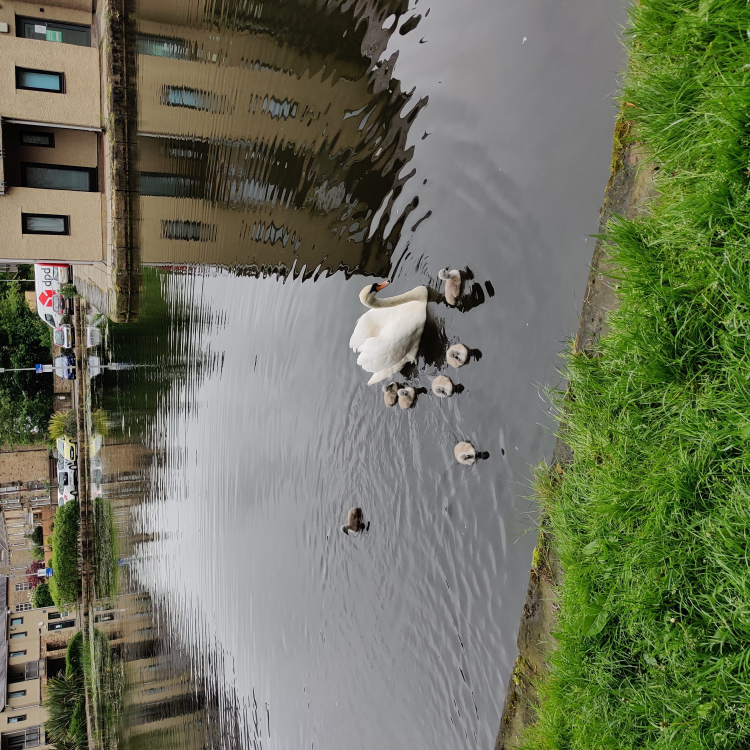
#> input picture Swans.jpg, 3000 x 3000 px, found by its file name (shown at 1/4 size)
$ jupyter execute --allow-errors Numpy_Pandas.ipynb
#> lines starting #> are read from the running program, lines starting #| are printed output that depends on the picture
<h1>Numpy</h1>

[Numpy](https://numpy.org/doc/stable/user/absolute_beginners.html) is a package containing a myriad of mathematical methods that can easily be implemented in your code or, at the very least, much easier than creating all those methods by hand. As the authors say, numpy is "the fundamental package for scientific computing in Python".<br>

Expect to use Numpy in a daily basis for any roles that involves mathematics for example when creating simulations or processing data as numpy is incredibly powerful to process [arrays](https://www.w3schools.com/python/python_arrays.asp).<br>

First let's import numpy

[cell 1]
# How do we import a package again?
import numpy as np

[cell 2]
np

[cell 3]
np.add

[cell 4]
np.add(2,1)

It is also possible to import one specific method of a package. For example:

[cell 5]
# Can we import only one specific method of a package?
from numpy import add

[cell 6]
add(2,1)

[cell 7]
add = 1

[cell 8]
add

You can also import all the methods in a package at once:

[cell 9]
from numpy import *

Question: which is the best way to import packages? Is there such a thing? <br>

After answering this question let us reset the kernel and pick up from hear to clear our many definitions of numpy above.<br>

Let us start by creating two arrays that we can operate with.

[cell 10]
# Reboot the kernal and start running from here.
# Or not! But keep an eye out for possible "interferences".
import numpy as np

[cell 11]
# To create a numpy array we pick a list and access the array method from the defined np:
test_array1 = np.array([1,2,3,4,5,6]) # The list itself is the first argument of the function.
test_array2 = np.array([2,2,2,2,2,2])

Question: Can you fit objects of different data types on a numpy array?

[cell 12]
test_arrayyyyyy = np.array([1,'Cat',3,4,5,6])

Exercise: slice an array to select only a subsection of its elements.

[cell 13]
# Here are "my" solutions:

test_a1 = np.array([1, 2, 3, 4, 5, 6])
test_a2 = np.array([2, 2, 2, 2, 2, 2])
#first element of array
print(test_a1[0])
#last element of array
print(test_a1[-1])
#last 3 elements of array
print(test_a1[-3:])
#First 3.
print(test_a1[:3])
# From index 1 to 3.
print(test_a1[1:3])

[cell 14]
print(test_a1[:-1])

[cell 15]
type(test_a1)

[cell 16]
test_a1

[cell 17]
test_arrayyyyyy

Let's have a look at the [documentation](https://numpy.org/doc/stable/reference/generated/numpy.array.html) of these methods and compare with what we discussed about functions. <br>

Then, lets add those two arrays together and see the output.

[cell 18]
np.add(test_array1,test_array2)

[cell 19]
print(test_array1)
print(test_array2)
print(np.add(test_array1,test_array2))

Question: Can you simply use "+" to add those two arrays instead of numpy add?

[cell 20]
test_array1+test_array2

The same can be done with 2d arrays.

[cell 21]
test_array_2d_1 = np.array([[1,2,3],[4,5,6]])
test_array_2d_2 = np.array([[2,2,2],[2,2,2]])

[cell 22]
np.add(test_array_2d_1, test_array_2d_2)

[cell 23]
print(test_array_2d_1)
print(test_array_2d_2)
print(np.add(test_array_2d_1, test_array_2d_2))

Question: How can you subtract two arrays using numpy?

[cell 24]
np.subtract(test_array_2d_1, test_array_2d_2)

[cell 25]
test_array_2d_1-test_array_2d_2

[cell 26]
np.add(test_array_2d_1, -1*test_array_2d_2)

[cell 27]
test_array_2d_1*10

Question: Will the following operation work? why?

#> (a cell that did not finish here is left out)

Checking the shape of an array can be done in a fairly straightforward way,

[cell 29]
np.shape(test_array_2d_1)

[cell 30]
test_array_2d_1.shape

Question: What will then the following operation do?

[cell 31]
# First ask yourself what is happening here.
100 + test_array1

Arrays can also me multiplied by scalars

[cell 32]
np.multiply(test_array1,2)

[cell 33]
np.multiply(test_array1,2)*2

[cell 34]
2*test_array1

Or multiplied by each other

[cell 35]
np.multiply(test_array2,test_array1)

[cell 36]
test_array2/test_array1

#> (a cell that did not finish here is left out)

Finding where a specific information is in the array can also be incredibly useful as it allows, for example, to filter the data. One way to do this is using [numpy.where](https://numpy.org/doc/stable/reference/generated/numpy.where.html).

[cell 38]
test_array_2d_2

[cell 39]
test_array_2d_2
np.where(test_array_2d_2)

[cell 40]
another_array = np.array([10,20,30,40,50,60])
np.where(another_array > 30)

[cell 41]
another_array[3] = 100

[cell 42]
another_array[3]

Question: what exatcly is the output of the function above used? How can you use it?<br>

Exercise: make a 2d array similar to another_array and run np.where with a condition of your choice. What's the difference in the output?

[cell 43]
another_array1 = np.array([[2,2,2],[1,1,1],[3,3,3]])
another_array2 = np.array([[1,2,5],[3,1,2],[2,6,1]])

[cell 44]
np.where(another_array1 >=3)

[cell 45]
indexes = np.where(another_array1 >=1)

[cell 46]
indexes[0][0]

[cell 47]
another_array1[0,0] = 10

[cell 48]
another_array

[cell 49]
# An example on how to conduct an operation on the elements that satisfy the condition.
np.where(another_array > 30, another_array, another_array*10)

The dot product

#> (a cell that did not finish here is left out)

[cell 51]
test_array_2d_3 = np.array([[1,2],[4,5],[3,6]])

[cell 52]
np.shape(test_array_2d_3)

[cell 53]
np.dot(test_array_2d_1, test_array_2d_3)

[cell 54]
np.dot(test_array_2d_1, np.transpose(test_array_2d_2))

[cell 55]
np.shape(np.transpose(test_array_2d_2))

[cell 56]
test_array_2d_1

[cell 57]
np.transpose(test_array_2d_1)

There are many more operations and tools available to use in numpy and this is far from being an extensive review but just an introduction on how to use it. Which packages you will later become more familiar with will vastly depend on your field.

A couple examples of applications will be discussed below.

[cell 58]
import imageio

[cell 59]
img = imageio.imread('swans.jpg')
#> img is the input picture: shape (3000, 3000, 3); mean R, G, B 108.6, 113.9, 91.4

[cell 60]
img = imageio.imread("C:\\Users\\andre\\Documents\\Python Scripts\\Bootcamp\\Python\\Swans.jpg")

[cell 61]
img

[cell 62]
np.shape(img)
#> Out = (3000, 3000, 3)

[cell 63]
import matplotlib.pyplot as plt

[cell 64]
plt.imshow(img, origin='lower')

[cell 65]
plt.imshow(img)

[cell 66]
type(img)

[cell 67]
img

[cell 68]
np.shape(img)
#> Out = (3000, 3000, 3)

[cell 69]
plt.imshow(img[:,:,0])
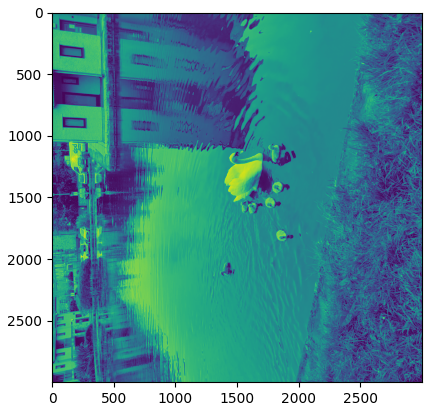
#> figure drawn by matplotlib, 1 panel

[cell 70]
plt.imshow(img)

[cell 71]
plt.imshow(img[:,:,0],cmap='hsv')
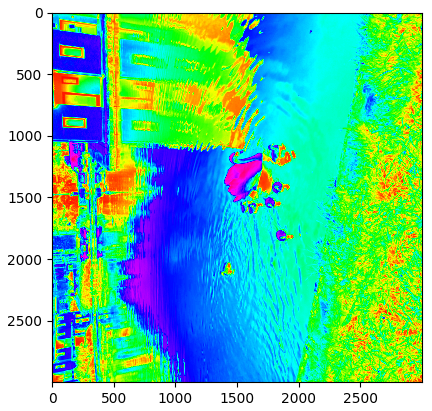
#> figure drawn by matplotlib, 1 panel

[cell 72]
plt.imshow(img[:,:,0:1])

[cell 73]
plt.imshow(img[:,:,0:1],cmap='gray')
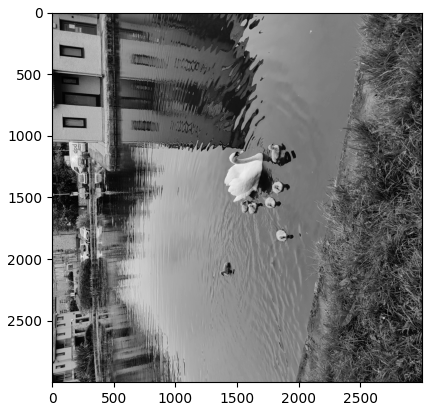
#> figure drawn by matplotlib, 1 panel

Exercise: can you slice the picture to include only the swans?

[cell 74]
plt.imshow(img[450:650,275:650,:])
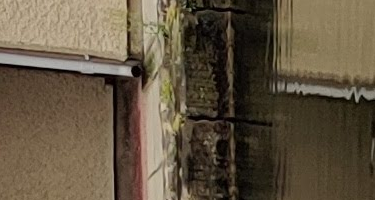
#> shown: shape (200, 375, 3); mean R, G, B 98.2, 85.1, 65.6

[cell 75]
#Ex from : https://www.kaggle.com/code/valentynsichkar/2d-image-convolution-numpy-tensorflow-keras
# Sobel filter to detect vertical changes on image
f1 = np.array([[1, 0, -1],
               [2, 0, -2],
               [1, 0, -1]])

[cell 76]
from scipy.signal import convolve2d

[cell 77]
convolve2d(img[:,:,0],f1)

[cell 78]
plt.imshow(convolve2d(img[:,:,0],f1))
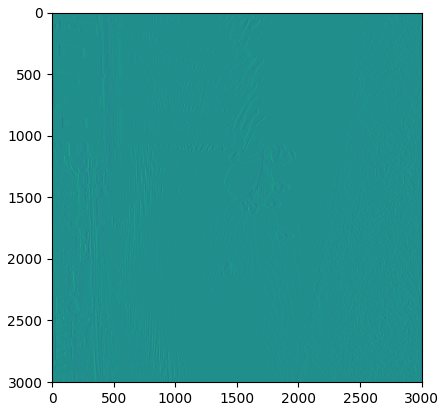
#> figure drawn by matplotlib, 1 panel

[cell 79]
fig, axes = plt.subplots(nrows=1, ncols=2, figsize=(10, 6))
axes[0].imshow(img)
axes[1].imshow(convolve2d(img[:,:,0],f1),cmap='gray')
fig.tight_layout()
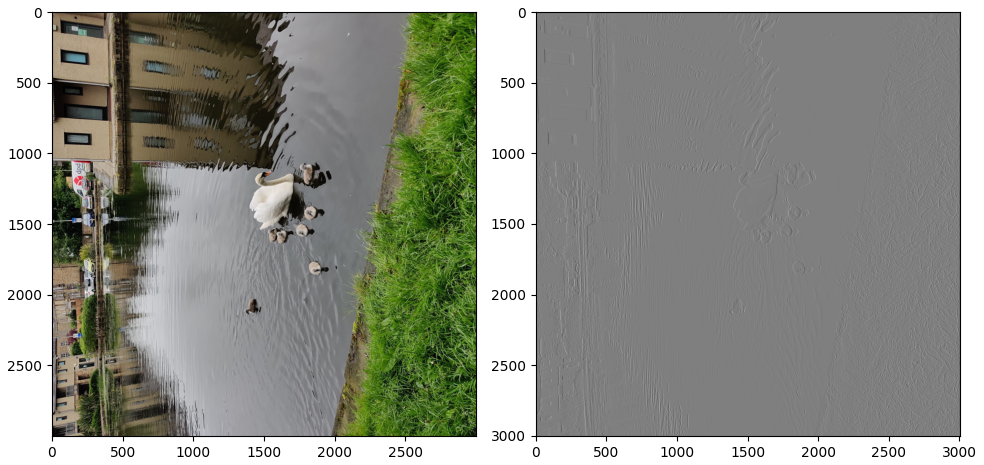
#> figure drawn by matplotlib, 2 panels
